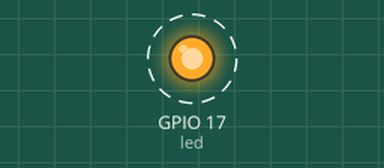
Bench run of a program on a simulated Raspberry Pi (BCM pin numbers). Parts: output pins drawn as LEDs (lit = HIGH). Dashed ring = blinking. What the program prints to the terminal is not drawn.

Above: at 0.02 s.
Timing chart, 0 to 3.0 s (numbered marks = the images above):
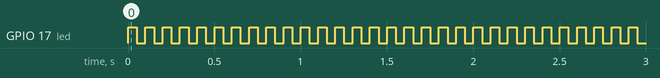

Measured:
- by itself, GPIO 17 (led): alternates HIGH for 0.05 s and LOW for 0.05 s

The program:

led.py
```python
from gpiozero import LED
from gpiozero.pins.pigpio import PiGPIOFactory
from time import sleep
import json
with open('setting.json','r',encoding='utf8')as jfile:
    jdata=json.load(jfile)
#################################################
factory = PiGPIOFactory(host=jdata['ip'])
ontime=0.05
offtime=0.05
#################################################
print("connection success")
led = LED(17, pin_factory=factory)
while True:
    led.on()
    sleep(ontime)
    led.off()
    sleep(offtime)
```
